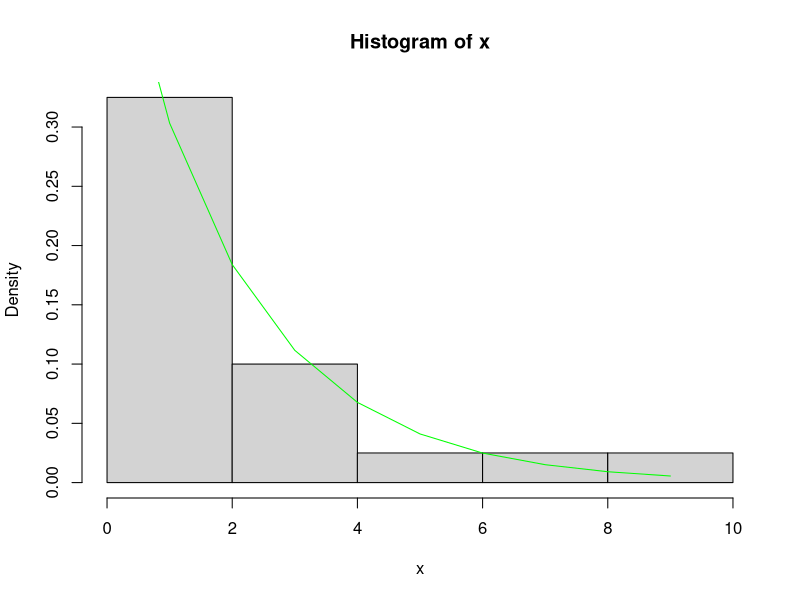
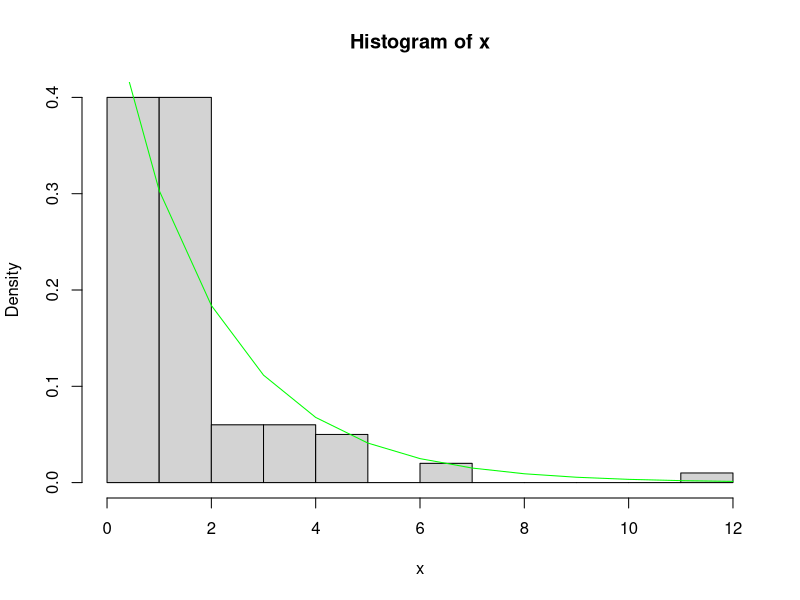

Source code (R) for these figures, in order:
## ---- chunk 1
x<-rexp(20,0.5)
hist(x, freq=FALSE)
maxvalue <- ceiling(max(x))
lines(0:maxvalue,dexp(0:maxvalue, 0.5), col="green",)
## ---- chunk 2

## ---- chunk 3
x<-rexp(100,0.5)
hist(x, freq=FALSE)
maxvalue <- ceiling(max(x));
lines(0:maxvalue,dexp(0:maxvalue, 0.5), col="green",)
